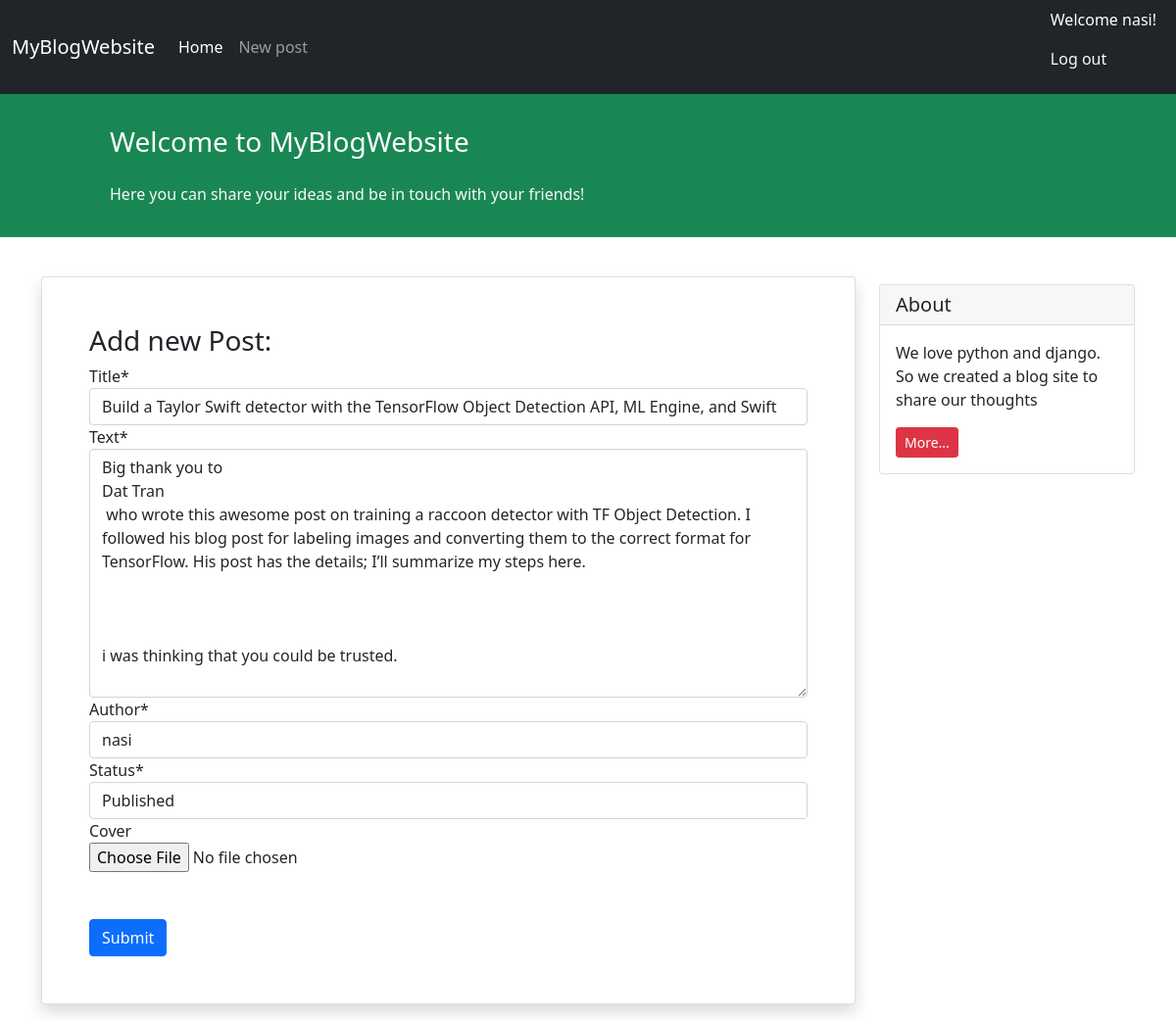
/update/build-a-taylor-swift-detector-with-the-tensorflow-object-detection-api-ml-engine-and-swift/4/ (signed in), run on the app's committed database.
### blog/models.py (models this page shows, shortened)
class Post(models.Model):
    STATUS_CHOICES = (
        ('published', 'Published'),
        ('draft', 'Draft'),
    )
    title = models.CharField(max_length=200)
    text = models.TextField()
    author = models.ForeignKey('auth.User', on_delete=models.CASCADE)
    datetime_created = models.DateTimeField(auto_now_add=True)
    datetime_modified = models.DateTimeField(auto_now=True)
    status = models.CharField(choices=STATUS_CHOICES, max_length=10)
    slug = models.SlugField(max_length=250, blank=False, editable=False)
    cover = models.ImageField(upload_to='post_cover/', blank=True)

### blog/views.py (the view)
# urls.py: path('update/<slug:slug>/<str:pk>/', views.PostUpdateView.as_view(), name='post_update'),
class PostUpdateView(LoginRequiredMixin, generic.UpdateView):
    form_class = PostForm
    model = Post
    template_name = 'blog/post_create.html'
    slug_field = 'slug'

### blog/forms.py
class PostForm(ModelForm):
    class Meta:
        model = Post
        fields = ['title', 'text', 'author', 'status', 'cover']

### blog/templates/blog/post_create.html (shortened to what this page needs)
{% extends '_base.html' %}
{% load crispy_forms_tags %}
{% block content %}
<div class="container mt-4">
    <div class="row">
        <div class="col-9">
            <div class="card shadow my-3 p-5">
                <h3>Add new Post:</h3>
                <form enctype="multipart/form-data" action="" method="POST">
                    <table>
                        {{form|crispy}}
                    </table>
                    <button type="submit" class="btn btn-primary mt-5">Submit</button>
                </form>
            </div>
        </div>
        <div class="col-3">
                <div class="card my-4">
                    <h5 class="card-header">About</h5>
                    <div class="card-body">
                        <p class="card-text">We love python and django. So we created a blog site to share our
                            thoughts</p>
                        <a href="#"
                           class="btn btn-sm btn-danger">
                            More...
                        </a>
                    </div>
                </div>
        </div>
    </div>
</div>
{% endblock content %}

### templates/_base.html (shortened to what this page needs)
<!doctype html>
<html lang="en">
<head>
    <link href="https://cdn.jsdelivr.net/npm/bootstrap@5.1.3/dist/css/bootstrap.min.css" rel="stylesheet"
>
</head>
<body>
<nav class="navbar navbar-expand-lg navbar-dark bg-dark">
    <div class="container-fluid">
        <a class="navbar-brand" >MyBlogWebsite</a>
        <div class="collapse navbar-collapse" id="navbarNavAltMarkup">
            <div class="navbar-nav">
                <a class="nav-link active" aria-current="page" href="{% url 'post_list' %}">Home</a>
                <a class="nav-link" href="{% url 'post_create' %}">New post</a>
            </div>
        </div>
        <div class="mx-2 text-white">
            {% if user.is_authenticated %}
               <p>Welcome {{user.username}}!</p>
                <p><a class="text-light text-decoration-none" href="{% url 'logout' %}">Log out</a></p>
            {% else %}
                <a class="text-light text-decoration-none" href="{% url 'login' %}">Log in</a> | <a class="text-light text-decoration-none" href="{% url 'signup' %}">Sign up</a>
            {% endif %}
        </div>
    </div>
</nav>
<div class="container-fluid bg-success">
    <div class="row py-3">
        <div class="col-md-8 col-md-10 mx-auto">
            <h3 class="my-4 mt-3 text-white">Welcome to MyBlogWebsite</h3>
            <p class="text-light"> Here you can share your ideas and be in touch with your friends!</p>
        </div>
    </div>
</div>
        {% block content %}
        {% endblock content %}
</body>
</html>

### data on the page
Post: title "Build a Taylor Swift detector with the TensorFlow Object Detection API, ML Engine, and Swift", text "Big thank you to Dat Tran who wrote this awesome post on training a raccoon detector with TF Object Detection. I followed his blog post for labeling images and converting them to the correct format for TensorFlow. His post has the details; I’ll summarize my steps here. i was thinking that you could be trusted.", author "nasi", status "Published"

### other printed values
{{ user.username }} "nasi"
